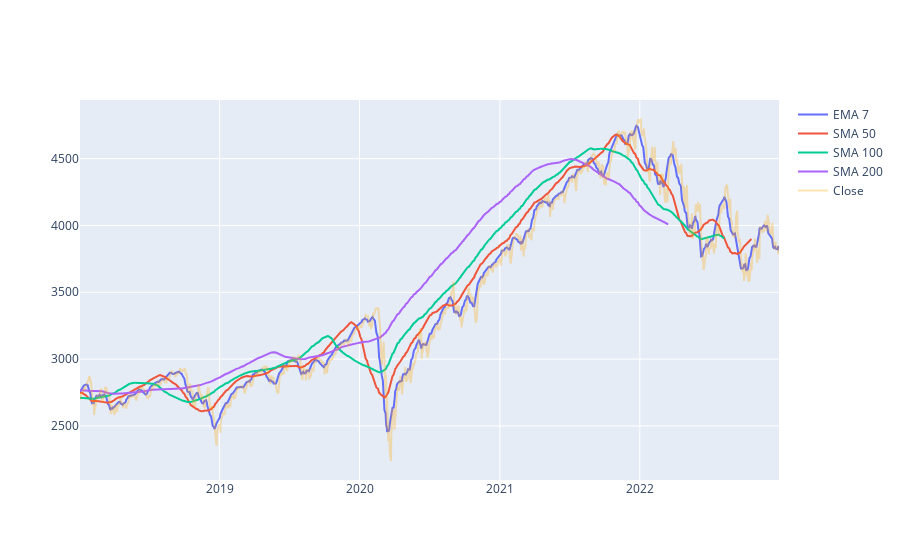

Notebook source saved alongside this figure:
### Code cell
# Calculate and add Exponential Moving Average and Simple Moving Average for various time periods
SP_data['EMA_7'] = SP_data['Close Price'].ewm(5).mean().shift()
SP_data['SMA_50'] = SP_data['Close Price'].rolling(50).mean().shift()
SP_data['SMA_100'] = SP_data['Close Price'].rolling(100).mean().shift()
SP_data['SMA_200'] = SP_data['Close Price'].rolling(200).mean().shift()

fig = go.Figure()
fig.add_trace(go.Scatter(x=SP_data.Date, y=SP_data['EMA_7'], name='EMA 7'))
fig.add_trace(go.Scatter(x=SP_data.Date, y=SP_data['SMA_50'], name='SMA 50'))
fig.add_trace(go.Scatter(x=SP_data.Date, y=SP_data['SMA_100'], name='SMA 100'))
fig.add_trace(go.Scatter(x=SP_data.Date, y=SP_data['SMA_200'], name='SMA 200'))
fig.add_trace(go.Scatter(x=SP_data.Date, y=SP_data['Close Price'], name='Close', line_color='orange', opacity=0.3))
fig.show()

#Index IN PLACE OF Date IF USING DATASET WITH Index

### Figure 1 — Plotly figure (JSON) as saved in the notebook; plotly's stock layout.template omitted (floating-point values rounded to 4 significant figures; data arrays with more than 128 entries replaced by an {"elided": "..."} marker saying what was removed)
{"data": [{"name": "EMA 7", "type": "scatter", "x": {"elided": "1259 str values"}, "y": {"elided": "1259 float values"}}, {"name": "SMA 50", "type": "scatter", "x": {"elided": "1259 str values"}, "y": {"elided": "1259 float values"}}, {"name": "SMA 100", "type": "scatter", "x": {"elided": "1259 str values"}, "y": {"elided": "1259 float values"}}, {"name": "SMA 200", "type": "scatter", "x": {"elided": "1259 str values"}, "y": {"elided": "1259 float values"}}, {"line": {"color": "orange"}, "name": "Close", "opacity": 0.3, "type": "scatter", "x": {"elided": "1259 str values"}, "y": {"elided": "1259 float values"}}], "layout": {"autosize": true, "xaxis": {"autorange": true, "range": ["2018-01-02", "2022-12-30"], "type": "date"}, "yaxis": {"autorange": true, "range": [2095.0, 4939.0], "type": "linear"}}}
